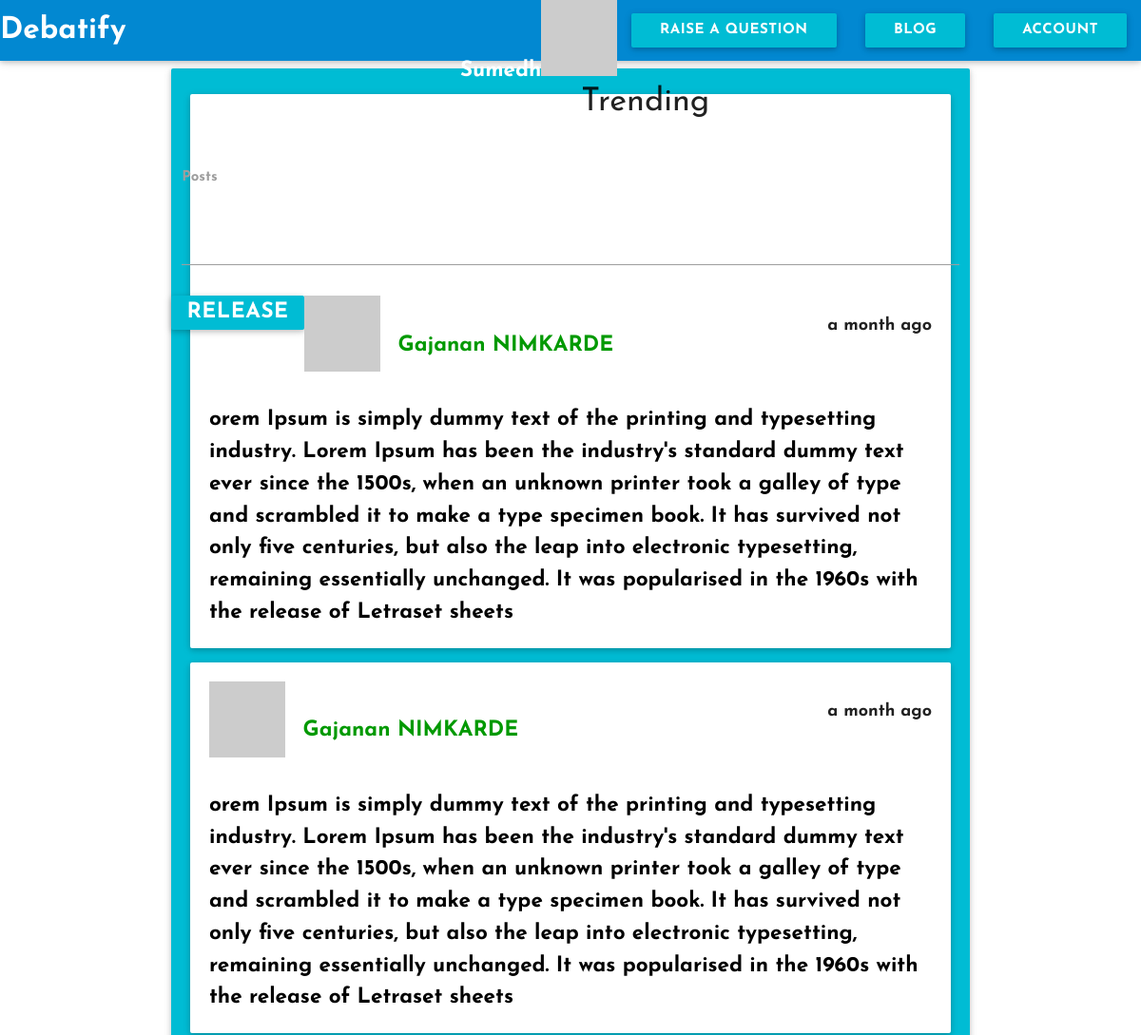
Before: /welcome/blog (signed in, upper part) with the older database file.
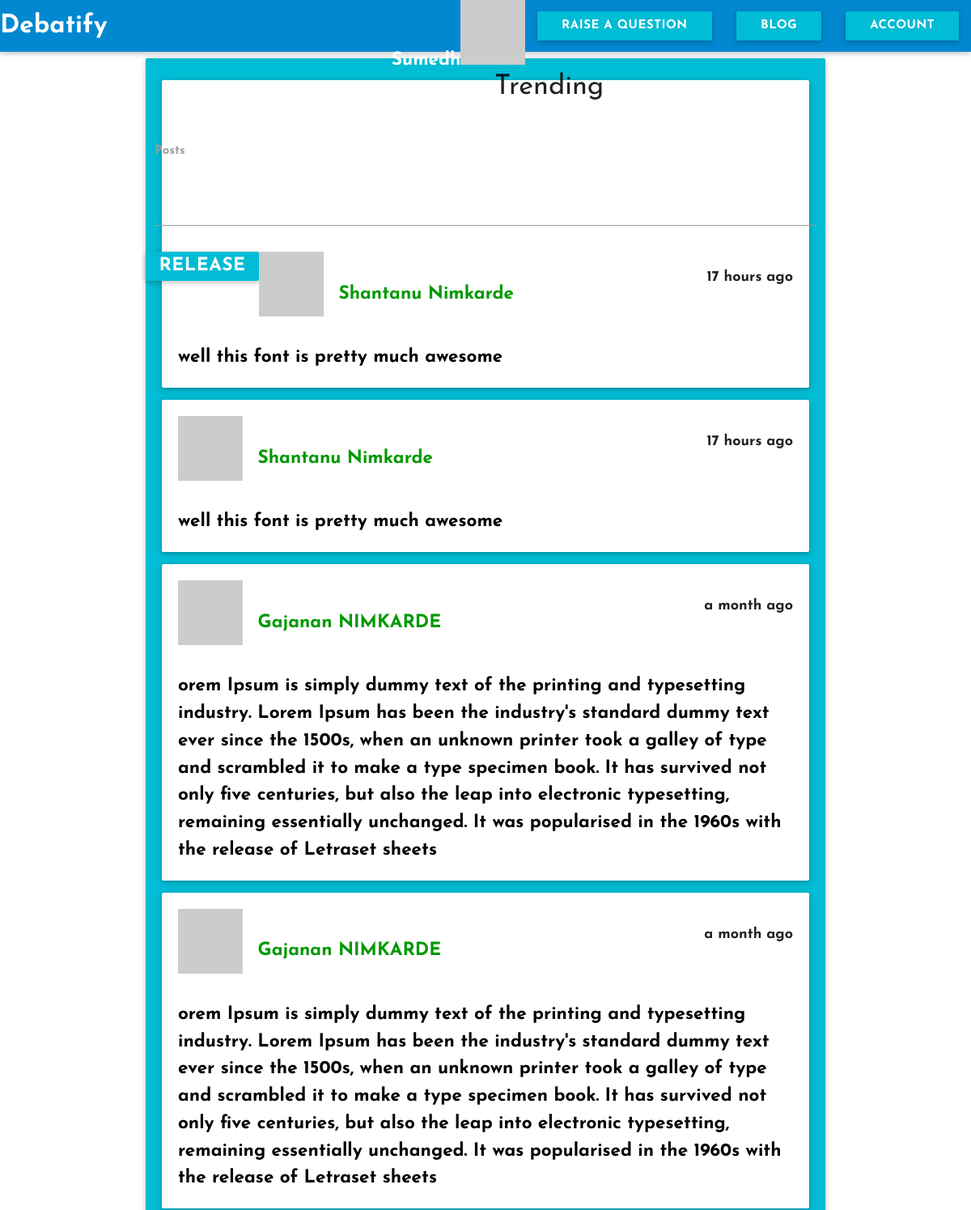
After: the same page with the newer database file.
### app/models.py (models this page shows, shortened)
class User(UserMixin,db.Model):
	__tablename__ = 'users'
	id = db.Column(db.Integer,primary_key = True)
	firstname = db.Column(db.String(50),nullable = True)
	lastname = db.Column(db.String(50),nullable = True)
	email = db.Column(db.String(50),nullable = True)
	username = db.Column(db.String(64),nullable = True)
	password = db.Column(db.String(100),nullable = True)
	password_hash = db.Column(db.String(128), nullable = True)
	confirmed = db.Column(db.Boolean, default = False)
	question = db.relationship("Question", backref = "owner", lazy = 'dynamic')
	location = db.Column(db.String(64),nullable = True)
	about_me = db.Column(db.Text(),nullable = True)
	member_since = db.Column(db.DateTime(), default=datetime.utcnow,nullable = True)
	last_seen = db.Column(db.DateTime(), default=datetime.utcnow,nullable = True)
	posts = db.relationship('Posts', backref = 'author', lazy = 'dynamic')
	fetchedChat = db.relationship('Chats', backref = 'messenger', lazy = 'dynamic')
	followed = db.relationship('Follow', foreign_keys = [Follow.follower_id],backref=db.backref('follower', lazy='joined'),lazy='dynamic',cascade='all, delete-orphan')
	followers = db.relationship('Follow', foreign_keys = [Follow.followed_id], backref = db.backref('followed', lazy = 'joined'),lazy='dynamic',cascade='all, delete-orphan')
	def gravatar(self, size=100, default='identicon', rating='g'):
		if request.is_secure:
			url = 'https://secure.gravatar.com/avatar'
		else:
			url = 'http://www.gravatar.com/avatar'
		hash = hashlib.md5(self.email.encode('utf-8')).hexdigest()
		return '{url}/{hash}?s={size}&d={default}&r={rating}'.format(
			url=url, hash=hash, size=size, default=default, rating=rating)
	@property
	def password(self):
		raise AttributeError('password is not a readable attribute')
	@password.setter
	def password(self, password):
		self.password_hash = generate_password_hash(password)

class Posts(db.Model):
	__tablename__ = "posts"
	id = db.Column(db.Integer, primary_key = True)
	body = db.Column(db.Text)
	timestamp = db.Column(db.DateTime, index = True, default = datetime.utcnow)
	author_id = db.Column(db.Integer, db.ForeignKey('users.id'))

### app/main/views.py (the view)
@welcome.route('/blog')
def blog():
	posts = Posts.query.order_by(Posts.timestamp.desc()).all()
	return render_template('blog.html', posts = posts)

### app/models.py (called while the page is built)
@login_manager.user_loader
def load_user(user_id):
	return User.query.get(int(user_id))

### app/main/templates/blog.html (shortened to what this page needs)
{% extends 'me.html' %}
{% block head %}
  {{ super () }}
  <link rel="stylesheet" type="text/css" href="{{url_for('static', filename = "assets/css/blog.css")}}">
{% endblock %}
{% block page_content %}
	<div class = "container">
		<form action = "{{url_for('main.posted')}}" method = "POST">
		<div class="input-field col s12">
          <br>
          <textarea id="textarea1" class="materialize-textarea" name = "postbody"></textarea>
          <label for="textarea1">Posts</label>
        </div>
        <button class = "col s2 btn cyan" type = "submit">Release</button>
        <div class = "posts">
        	<div class = "post card-panel cyan">
            {% if posts %}
            {% for post in posts %}
            <div class = "card-panel">
              <img src="{{ post.author.gravatar( size = 40 ) }}" draggable="false"/>
              <span id = "author_name">{{ post.author.firstname }}&nbsp;{{ post.author.lastname }}</span>
              <p class = "timestamp">{{ moment(post.timestamp).fromNow() }}</p>
              <p class = "postbody">{{ post.body }}</p>
            </div>
            {% endfor %}
            {% endif %}
          </div>
        </div>
    	</form>
	</div>
{% endblock %}

### app/auth/templates/me.html (shortened to what this page needs)
<!DOCTYPE html>
<html>
    <head>
        {% block head %}
        <link rel="stylesheet" type="text/css" href="{{url_for('static',filename = "assets/materialize/css/materialize.min.css")}}">
        <link rel="stylesheet" type="text/css" href = "{{url_for('static', filename = "assets/css/card.css")}}">
        {% endblock %}
    </head>
    <body>
            {% block navbar %}
        <div class = "navbar-fixed">
            <nav>
                <div class = "nav-wrapper light-blue darken-2">
                    <a href="{{url_for('auth.dashboard')}}" class="brand-logo">Debatify</a>
                    <ul id="nav-mobile" class="right hide-on-med-and-down">
                        <li>{% block signed_in_as %}{{ current_user.firstname | title }}<img src = "{{ current_user.gravatar( size = 40 ) }}" />{% endblock %}</li>
                        <li><a href="#modal1" class = "waves-effect waves-light btn cyan modal-trigger">Raise a question</a></li>
                        <li><a href="{{url_for('main.blog')}}" class = "btn cyan">Blog</a></li>
                        <li><a href="" class = " cyan btn dropdown-button" data-activates = "dropdown1">Account</a></li>
                    </ul>
                </div>
            </nav>
        </div>
        {% endblock %}
        {% block questions %}
        <div class = "main row">
            <div class = "col s6">
            </div>
            <div class = "trending col s3">
                <h4>Trending</h4>
            </div>
        {% endblock %}
        {% block page_content %}{% endblock %}
    </body>
</html>

### app/static/assets/css/card.css (style rules this page uses)
body { font-family: 'Josefin Sans', sans-serif; font-weight: bold; font-size: 1.5em; }
.trending { width : 30%; margin-left : 10%; }

### app/static/assets/css/blog.css (style rules this page uses)
#author_name { color: #009900; font-weight: bold; position: relative; bottom: 1em; left: .5em; }
.postbody { color: #000; }
.timestamp { font-size: .8em; float: right; }

Changed rows visible on the page:
added Posts: author.firstname "Shantanu", author.lastname "Nimkarde", timestamp "17 hours ago", body "well this font is pretty much awesome"
added Posts: author.firstname "Shantanu", author.lastname "Nimkarde", timestamp "17 hours ago", body "well this font is pretty much awesome"
